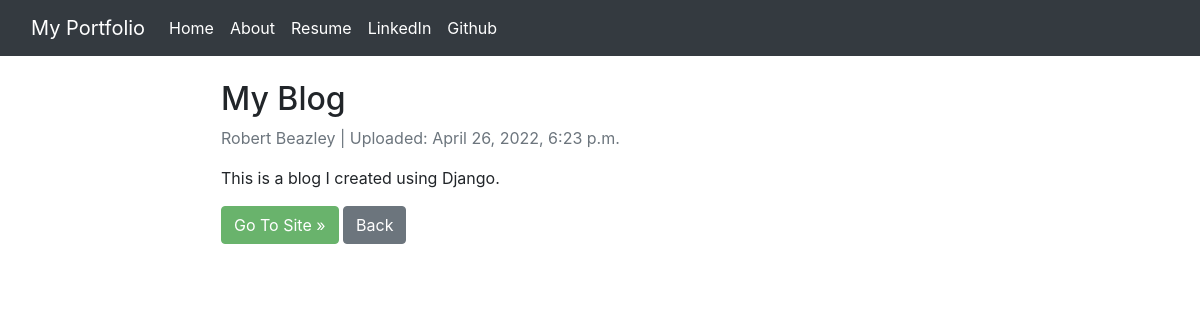
/portfolio/1/, run on an earlier commit of the app's database.
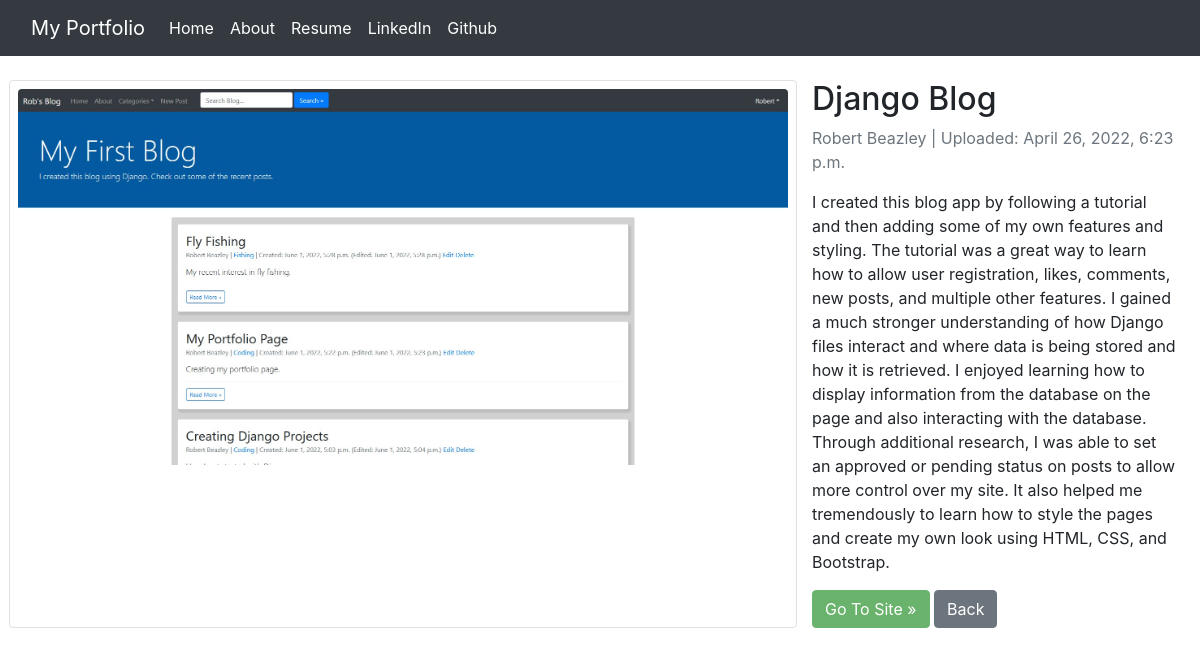
And on a later commit of the database.
### portfolio/models.py (models this page shows, shortened)
class Projects(models.Model):
    order = models.IntegerField(default='1')
    title = models.CharField(max_length=200, unique=True)
    header_image = models.ImageField(null=True, blank=True, upload_to='images/projects')
    author = models.CharField(max_length=200,)
    pub_date = models.DateTimeField(auto_now_add=True)
    snippet = models.CharField(max_length=255, blank=True)
    description = models.TextField(blank=False)
    website_url = models.CharField(max_length=200, null=True, blank=True)
    class Meta:
        verbose_name = 'Project'

### portfolio/views.py (the view)
# urls.py: path('<int:pk>/', views.DetailView.as_view(), name='detail'),
class DetailView(generic.DetailView):
    model = Projects
    template_name = 'portfolio/detail.html'

### portfolio/templates/portfolio/detail.html (shortened to what this page needs)
{% extends 'portfolio/base.html' %}
{% load static %}
{% block body %}
<body>
    {% if projects.header_image %}
    <div class="container-fluid p-4">
        <div class="row">
            <div class="col-md-8 border rounded p-2">
                <img src="{{ projects.header_image.url }}" width="100%" class="img-fluid rounded"
                    alt="Responsive image">
            </div>
            <div class="col-md-4 ">
                <h2 class="">{{ projects.title }}</h2>
                <p class="text-muted">{{ projects.author }} |
                    Uploaded: {{ projects.pub_date }}
                </p>
                <p class="">{{ projects.description | safe }}</p>
                <a class="btn btn-success" href="{{ projects.website_url }}" id="site_link" role="button">Go To Site
                    &raquo;</a>
                <a class="btn btn-secondary" href="{% url 'portfolio:index' %}" role="button">Back</a>
            </div>
        </div>
    </div>
    {% else %}
    <div class="container-fluid p-4">
        <div class="row justify-content-center">
            <div class="col-md-8">
                <h2 class="">{{ projects.title }}</h2>
                <p class="text-muted">{{ projects.author }} |
                    Uploaded: {{ projects.pub_date }}
                </p>
                <p class="">{{ projects.description | safe }}</p>
                <a class="btn btn-success" href="{{ projects.website_url }}" id="site_link" role="button">Go To
                    Site
                    &raquo;</a>
                <a class="btn btn-secondary" href="{% url 'portfolio:index' %}" role="button">Back</a>
            </div>
        </div>
    </div>
    {% endif %}
</body>
{% endblock %}

What changed in the data, as far as the page shows it:
changed Projects "Robert Beazley": header_image: picture added; header_image empty → "images/projects/Screenshot_2022-06-01_173406.jpg" (drawn); title "My Blog" → "Django Blog"; description "This is a blog I created using Django." → "I created this blog app by following a tutorial and then adding some of my own features and styling. The tutorial was a great way to learn how to allow user registration, likes, comments, new posts, and multiple other features. I gained a much stronger understanding of how Django files interact and where data is being stored and how it is retrieved. I enjoyed learning how to display information from the database on the page and also interacting with the database. Through additional research, I was able to set an approved or pending status on posts to allow more control over my site. It also helped me tremendously to learn how to style the pages and create my own look using HTML, CSS, and…"
